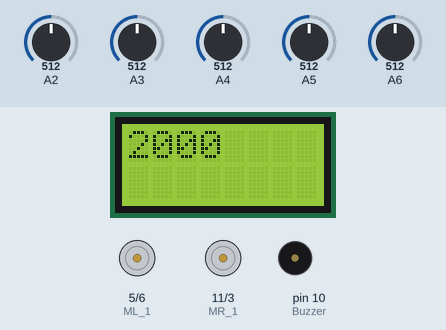
This sketch was run on a simulated Arduino Nano, built with avr-gcc and run on an emulated ATmega328P. Parts: 8×2 character LCD, motor-driver pin pairs drawn as motors (green arrow = first pin HIGH = forward, orange = second pin HIGH = backward, longer = more drive), buzzer (waves = sounding). The test bench sets the inputs (shaded band); at power-on: A2 = 512, A3 = 512, A4 = 512, A5 = 512, A6 = 512.

Above: at 5.4 s.
5.5 s: A2 set to 716
At 5.8 s:
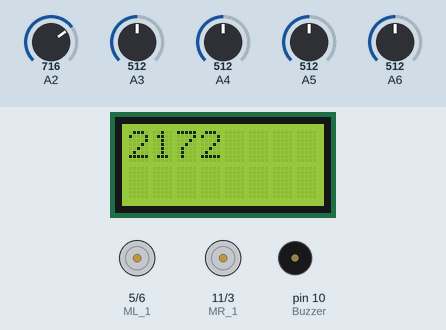
7.0 s: A3 set to 716
At 7.9 s:
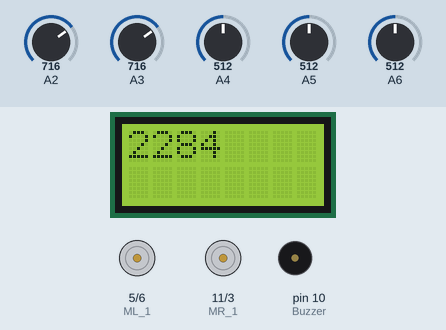
8.5 s: A4 set to 716
At 9.2 s:
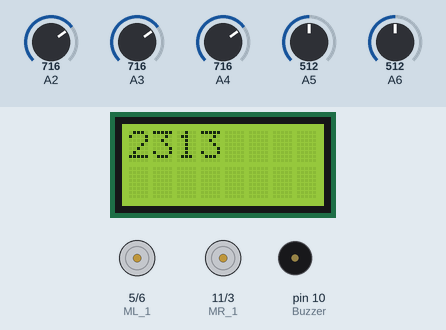
10.0 s: A5 set to 716
At 10.5 s:
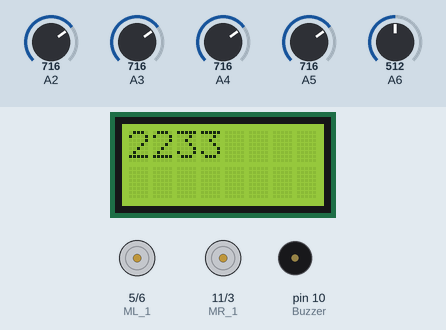
11.5 s: A6 set to 716
At 12.6 s:
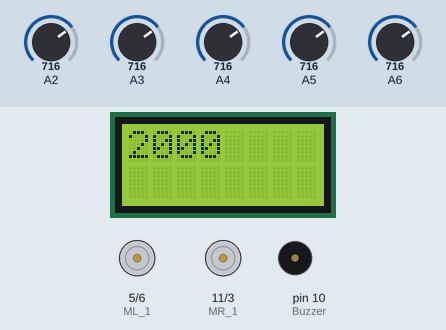
13.0 s: A2 set to 742
At 13.9 s:
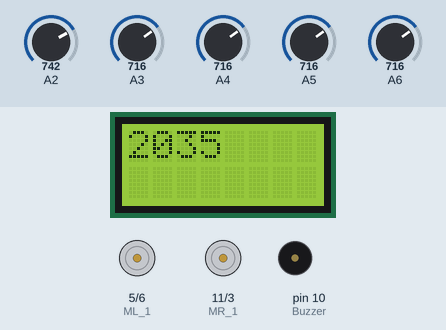
Timing chart, 0 to 15.5 s (numbered marks = the images above; inputs shaded):
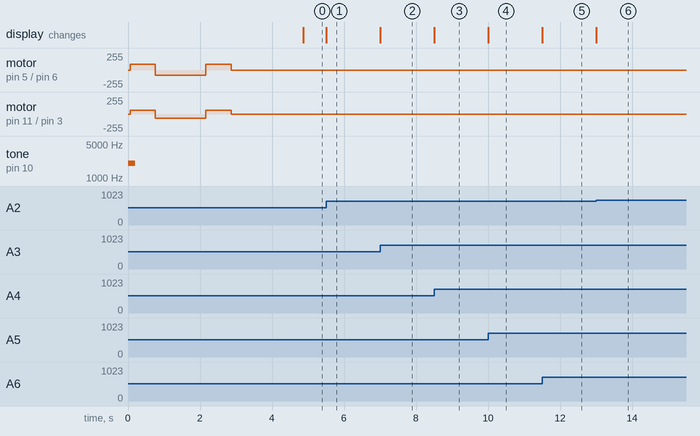

Measured:
- the behaviour switches between 723 and 724 on A2 (found by bisection; images 5 and 6)
- after the input at 5.5 s, the display: changes at once (image 1)
- after the input at 7.0 s, the display: changes at once (image 2)
- after the input at 8.5 s, the display: changes at once (image 3)
- after the input at 10.0 s, the display: changes at once (image 4)
- after the input at 11.5 s, the display: changes at once (image 5)
- after the input at 13.0 s, the display: changes at once (image 6)

The sketch:

Daan_LineFollow2.ino
```cpp
// 　供大安電子科自走車　競賽用 　循線　兩輪自走車
//   2014/12/5 original coding by jiader, modify by 周為
//

#include <QTRSensors.h>
#include <LiquidCrystal.h>

// -------------------------------腳位宣告-------------------------------
#define ML_1 5      // left motor pins
#define ML_2 6
#define MR_1 11      // right motor pins
#define MR_2 3
#define Buzzer 10
#define KeyA 13
#define KeyB 12
#define KeyC 9
#define MAX_DISTANCE 300

#define NUM_SENSORS             5  // number of sensors used
#define NUM_SAMPLES_PER_SENSOR  4  // average 4 analog samples per sensor reading
LiquidCrystal lcd(13,2,4,7,8,12,9);
QTRSensorsAnalog qtra((unsigned char[]) {A2,A3,A4,A5,A6}, NUM_SENSORS, NUM_SAMPLES_PER_SENSOR, QTR_NO_EMITTER_PIN);
unsigned int sensorValues[NUM_SENSORS];
unsigned int position;
int counter;
int maxs;
int par1,par2,par3,par4;
float Kp=5.0, Ki=0.0005, Kd=5.0;
//float Kp=1.0, Ki=0.0005, Kd=5.0;      // PID 參數值

void setup()
{
  pinMode(MR_1, OUTPUT);
  pinMode(MR_2, OUTPUT);
  pinMode(ML_1, OUTPUT);
  pinMode(ML_2, OUTPUT);
  pinMode(Buzzer, OUTPUT);
  tone(Buzzer, 2000, 200);
  Serial.begin(57600);
  lcd.begin(8,2);

  ////////////////////////////////////////////////////////////////////////////////////////　校正  ////////////////////////////////////////////////////////////////////////
  for (counter=0; counter<80; counter++)
  {
    if (counter < 20 || counter >= 60)
        setSpeeds(90, -60);
    else
        setSpeeds(-80, 60);
    // This function records a set of sensor readings and keeps
    // track of the minimum and maximum values encountered.  The
    // IR_EMITTERS_ON argument means that the IR LEDs will be
    // turned on during the reading, which is usually what you
    // want.
    qtra.calibrate();
    // Since our counter runs to 80, the total delay will be
    // 80*20 = 1600 ms.
    delay(10);
  }
  ////////////////////////////////////////////////////////////////////////////////////////　校正  ////////////////////////////////////////////////////////////////////////
  Stop();
  delay(1000);
}

uint8_t levels[] = {
  0b00000,
  0b00000,
  0b00000,
  0b00000,
  0b00000,
  0b00000,
  0b00000,
  0b11111,
  0b11111,
  0b11111,
  0b11111,
  0b11111,
  0b11111,
  0b11111
};


byte level8[] = {
  0b00000,
  0b00000,
  0b00000,
  0b00000,
  0b00000,
  0b00000,
  0b00000
};

void load_custom_characters()
{
  lcd.createChar(0,levels ); // no offset, e.g. one bar
  lcd.createChar(1,levels + 1);
  lcd.createChar(2,levels + 2);
  lcd.createChar(3,levels + 3);
  lcd.createChar(4,levels + 4);
  lcd.createChar(5,levels + 5);
  lcd.createChar(6,levels + 6);

  lcd.clear(); // the LCD must be cleared for the characters to take effect
}

void display_readings()
{
  unsigned char i;

  for (i=0;i<5;i++) {
    // Initialize the array of characters that we will use for the
    // graph.  Using the space, an extra copy of the one-bar
    // character, and character 255 (a full black box), we get 10
    // characters in the array.
    const char display_characters[10] = { ' ', 0, 0, 1, 2, 3, 4, 5, 6, 255 };

    // The variable c will have values from 0 to 9, since
    // calibrated values are in the range of 0 to 1000, and
    // 1000/101 is 9 with integer math.
    //char c = ;

    // Display the bar graph character.
    lcd.write(display_characters[sensorValues[i] / 101]);
  }
}


void loop()
{
  lcd.setCursor(0, 0);
  maxs=100;
  par1=90;par2=-90;par3=165;par4=150;
  delay(1000);
  setSpeeds(0,0);
  while (readkey(KeyB)==HIGH) {  // 顯示感測器狀態, 按下按鍵 A 後離開
      lcd.setCursor(5,0);
      lcd.write(1);
      lcd.setCursor(0, 0);
      position = qtra.readLine(sensorValues,1,1); //,1,1
      lcd.print(position);
      lcd.setCursor(0,1);
      display_readings();
//      if (WaitData()) break;	// 若有藍牙資料傳入則跳出迴圈
      WaitData();
      delay(5);
  }
  delay(50);
  while (readkey(KeyB)==LOW)tone(Buzzer, 2000, 200);    // wait for release
  delay(500);
  tone(Buzzer, 2000, 200);
  delay(50);
  unsigned int last_proportional = 0;
  long integral = 0;
  int LM,RM;
  while (1) {
        position = qtra.readLine(sensorValues,1,1);  		// 讀取後5感測器的數值
	int proportional = (int)position - 2000;		// 計算與中間值的比例誤差量
	// 計算位置的變化量(derivative)與累積量integral
	int derivative = proportional - last_proportional;
	integral += proportional;
	// 記住上次的比例誤差量，並計算輸出控制量 power_difference
	last_proportional = proportional;
	int power_difference = proportional*Kp + integral*Ki + derivative*Kd;    /// 　計算 PID 輸出控制量
	// 限制 power_difference 的最大值範圍
	if (power_difference > maxs) power_difference = maxs;
	if (power_difference < -maxs)  power_difference = -maxs;
        // 計算左、右馬達實際控制量
	if (power_difference < 0) {
                LM=maxs + power_difference;
		RM=maxs;
	}
	else {
                LM=maxs;
		RM=maxs - power_difference;
	}
	setSpeeds(LM, RM);
        delay(1);
/*
       lcd.clear();
       lcd.setCursor(0, 0);
       position = qtra.readLine(sensorValues,1,1); //,1,1
       lcd.print(position);
*/
  }
}

///////////////////////////////////////////////////////////////////////////////////////////////////////////  轉彎 /////////////////////////////////////////////////////////////////////////////////////////
void turnRight()
{
   setSpeeds(par1, par2);
   delay(par3);
   setSpeeds(0,0);
 /* for (counter=0; counter<par4; counter++) {
    pos0 = qtra0.readLine(sensor0Values,1,1);
    if (sensor0Values[1]<200)
       break;
    else
      if (sensor0Values[2]<200) setSpeeds(100, 0);

    delay(1);
 }
  */
}

void turnLeft()
{
   setSpeeds(par2, par1);
   delay(par3);
   setSpeeds(0,0);
 /* for (counter=0; counter<par4; counter++) {
    pos0 = qtra0.readLine(sensor0Values,1,1);
    if (sensor0Values[1]<200)
       break;
    else
      if (sensor0Values[2]<200) setSpeeds(100, 0);

    delay(1);
 }
  */
}
///////////////////////////////////////////////////////////////////////////////////////////////////////////  轉彎 /////////////////////////////////////////////////////////////////////////////////////////


////////////////////////////////////////////////////////////////////////////////////////////////////////////　馬達　///////////////////////////////////////////////////////////////////////////////////////
void setSpeeds(int m1Speed,int m2Speed)
{
	setM1Speed(m1Speed);
	setM2Speed(m2Speed);
}

// 設定右馬達轉速
void setM2Speed(int speed)
{
	unsigned char reverse = 0;

	if (speed < 0) {
		speed = -speed;	// make speed a positive quantity
		reverse = 1;	// preserve the direction
	}
	if (speed > 255)
		speed = 0xFF;
	else
        if (reverse) {
		digitalWrite(MR_2, LOW);
		analogWrite(MR_1, speed);
	}
	else {
		digitalWrite(MR_1, LOW);
		analogWrite(MR_2, speed);
	}
}

// 設定左馬達轉速
void setM1Speed(int speed)
{
	unsigned char reverse = 0;

	if (speed < 0) {
		speed = -speed;	// make speed a positive quantity
		reverse = 1;	// preserve the direction
	}
	if (speed > 255)
		speed = 0xFF;
	else
	if (reverse) {
		digitalWrite(ML_1, LOW);
		analogWrite(ML_2, speed);
	}
	else {
		digitalWrite(ML_2, LOW);
		analogWrite(ML_1, speed);
	}
}

void Brake()    // 煞車
{
  digitalWrite(MR_1, HIGH);
  digitalWrite(MR_2, HIGH);
  digitalWrite(ML_1, HIGH);
  digitalWrite(ML_2, HIGH);
}

void Stop()    //  停止的副程式
{
  digitalWrite(MR_1, LOW);  // 右輪停止
  digitalWrite(MR_2, LOW);
  digitalWrite(ML_1, LOW);   // 左輪停止
  digitalWrite(ML_2, LOW);
}
////////////////////////////////////////////////////////////////////////////////////////////////////////////　馬達　///////////////////////////////////////////////////////////////////////////////////////

///////////////////////////////////////////////////////////////////////////////////////////////////////////// 藍芽 ////////////////////////////////////////////////////////////////////////////////////////

// 從藍牙裝置讀取參數設定值
boolean WaitData() {
  boolean dt=false;
  if (Serial.available()) {		// 判斷串列埠緩衝區有無資料
    // get the headline word
    if (Serial.find("SP")) {		// 判斷串列資料的head是否為 SP
        maxs=Serial.parseInt();	// 從串列埠緩衝區中讀取下一個有效的整數資料
        maxs=constrain(maxs,0,255);
        Kp=Serial.parseFloat();
//        Ki=Serial.parseFloat();
        Kd=Serial.parseFloat();
        Serial.print("maxs=");
        Serial.print(maxs);              // 在 Serial Monitor 中顯示訊息
        Serial.print("\tKp=");
        Serial.println(Kp);
//        Serial.print("\tKi=");
//        Serial.println(Ki);
        Serial.print("\tKd=");
        Serial.println(Kd);
        tone(Buzzer,400,100);		// 嗶 1 聲通知 iPOE-A1 有收到新設定值
        dt=true;			// 設定有傳回值
    }
    Serial.flush();			// 清除串列埠緩衝區
  }
  return dt;
}

void Pause(byte ButtonPin)
{
  while (readkey(ButtonPin)==HIGH) {	// 若按鍵未按則繼續
    if (WaitData()) break;	// 若有藍牙資料傳入則跳出迴圈
    delay(5);
  }
  delay(50);	// 等待開關彈跳時間
  while (readkey(ButtonPin)==LOW);	// 等待按鍵放開
}
///////////////////////////////////////////////////////////////////////////////////////////////////////////// 藍芽 ////////////////////////////////////////////////////////////////////////////////////////

boolean readkey(byte pin)
{
  pinMode(pin, INPUT_PULLUP);
  return digitalRead(pin);
}
```
